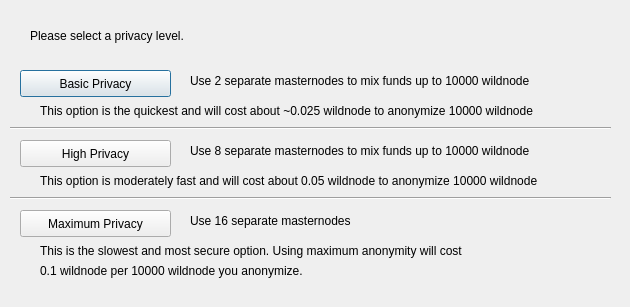
<?xml version="1.0" encoding="UTF-8"?>
<ui version="4.0">
 <class>ObfuscationConfig</class>
 <widget class="QDialog" name="ObfuscationConfig">
  <property name="geometry">
   <rect>
    <x>0</x>
    <y>0</y>
    <width>630</width>
    <height>307</height>
   </rect>
  </property>
  <property name="windowTitle">
   <string>Configure Obfuscation</string>
  </property>
  <widget class="QPushButton" name="buttonBasic">
   <property name="geometry">
    <rect>
     <x>20</x>
     <y>70</y>
     <width>151</width>
     <height>27</height>
    </rect>
   </property>
   <property name="text">
    <string>Basic Privacy</string>
   </property>
  </widget>
  <widget class="QPushButton" name="buttonHigh">
   <property name="geometry">
    <rect>
     <x>20</x>
     <y>140</y>
     <width>151</width>
     <height>27</height>
    </rect>
   </property>
   <property name="text">
    <string>High Privacy</string>
   </property>
  </widget>
  <widget class="QPushButton" name="buttonMax">
   <property name="geometry">
    <rect>
     <x>20</x>
     <y>210</y>
     <width>151</width>
     <height>27</height>
    </rect>
   </property>
   <property name="text">
    <string>Maximum Privacy</string>
   </property>
  </widget>
  <widget class="QLabel" name="label">
   <property name="geometry">
    <rect>
     <x>30</x>
     <y>20</y>
     <width>571</width>
     <height>31</height>
    </rect>
   </property>
   <property name="text">
    <string>Please select a privacy level.</string>
   </property>
  </widget>
  <widget class="QLabel" name="label_2">
   <property name="geometry">
    <rect>
     <x>190</x>
     <y>70</y>
     <width>421</width>
     <height>21</height>
    </rect>
   </property>
   <property name="text">
    <string>Use 2 separate masternodes to mix funds up to 10000 wildnode</string>
   </property>
  </widget>
  <widget class="QLabel" name="label_3">
   <property name="geometry">
    <rect>
     <x>190</x>
     <y>140</y>
     <width>411</width>
     <height>21</height>
    </rect>
   </property>
   <property name="text">
    <string>Use 8 separate masternodes to mix funds up to 10000 wildnode</string>
   </property>
  </widget>
  <widget class="QLabel" name="label_4">
   <property name="geometry">
    <rect>
     <x>190</x>
     <y>210</y>
     <width>421</width>
     <height>21</height>
    </rect>
   </property>
   <property name="text">
    <string>Use 16 separate masternodes</string>
   </property>
  </widget>
  <widget class="QLabel" name="label_6">
   <property name="geometry">
    <rect>
     <x>40</x>
     <y>100</y>
     <width>561</width>
     <height>21</height>
    </rect>
   </property>
   <property name="text">
    <string>This option is the quickest and will cost about ~0.025 wildnode to anonymize 10000 wildnode</string>
   </property>
  </widget>
  <widget class="QLabel" name="label_7">
   <property name="geometry">
    <rect>
     <x>40</x>
     <y>170</y>
     <width>561</width>
     <height>21</height>
    </rect>
   </property>
   <property name="text">
    <string>This option is moderately fast and will cost about 0.05 wildnode to anonymize 10000 wildnode</string>
   </property>
  </widget>
  <widget class="QLabel" name="label_8">
   <property name="geometry">
    <rect>
     <x>40</x>
     <y>240</y>
     <width>561</width>
     <height>21</height>
    </rect>
   </property>
   <property name="text">
    <string>This is the slowest and most secure option. Using maximum anonymity will cost</string>
   </property>
  </widget>
  <widget class="QLabel" name="label_9">
   <property name="geometry">
    <rect>
     <x>40</x>
     <y>260</y>
     <width>561</width>
     <height>21</height>
    </rect>
   </property>
   <property name="text">
    <string>0.1 wildnode per 10000 wildnode you anonymize.</string>
   </property>
  </widget>
  <widget class="Line" name="line">
   <property name="geometry">
    <rect>
     <x>10</x>
     <y>120</y>
     <width>601</width>
     <height>16</height>
    </rect>
   </property>
   <property name="orientation">
    <enum>Qt::Horizontal</enum>
   </property>
  </widget>
  <widget class="Line" name="line_2">
   <property name="geometry">
    <rect>
     <x>10</x>
     <y>190</y>
     <width>601</width>
     <height>16</height>
    </rect>
   </property>
   <property name="orientation">
    <enum>Qt::Horizontal</enum>
   </property>
  </widget>
 </widget>
 <resources/>
 <connections/>
</ui>
